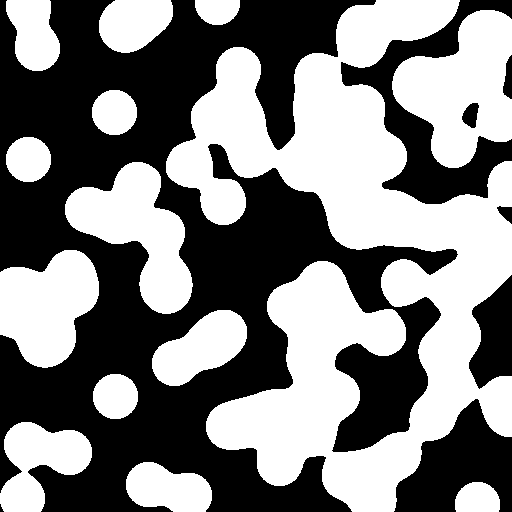
#> input picture skimage.data.binary_blobs(), 512 x 512 px; its folder holds only this picture in this run
$ python scoring.py
#> lines starting #> are read from the running program, lines starting #| are printed output that depends on the picture; after the words box and inside, x2 and y2 are one past the last pixel; in counts of white or black regions, pixels touching at a corner belong together
#!/usr/bin/env python3

"""
this module contains many functions and helper functions that aid in
interpreting the trace/colortrace of an NCS sample and comparing a
segmentation to them
"""

import numpy as np
from placenta import open_typefile, open_tracefile
from skimage.morphology import thin

import matplotlib as mpl
import matplotlib.pyplot as plt

import itertools
from collections import deque

# [163 lines left out: functions rgb_to_widths, merge_widths_from_traces, filter_widths, not called in this run]


TRACE_COLORS = {
    3: (255, 0, 111),
    5: (168, 0, 0),
    7: (168, 0, 255),
    9: (255, 0, 255),
    11: (0, 138, 255),
    13: (138, 255, 0),
    15: (255, 200, 0),
    17: (255, 138, 0),
    19: (255, 0, 21)
}


# [65 lines left out: functions widths_to_rgb, _hex_to_rgb, skeletonize_trace, not called in this run]

def precision(counts):

    return int(t[0]) / int(t[0] + t[2])


# [21 lines left out: function integrate_score, not called in this run]


def confusion(test, truth=None, bg_mask=None, colordict=None, tint_mask=True):
    """
    distinct coloration of false positives and negatives.

    colors output matrix with
        true_pos if test[-] == truth[-] == 1
        true_neg if test[-] == truth[-] == 0
        false_neg if test[-] == 0 and truth[-] == 1
        false_pos if test[-] == 1 and truth[-] == 0

    if colordict is supplied: you supply a dictionary of how to
    color the four cases. Spec given by the default below:

    if tint mask, then the mask is overlaid on the image, not replacing totally
    colordict = {
        'TN': (247, 247, 247), # true negative
        'TP': (0, 0, 0) # true positive
        'FN': (241, 163, 64), # false negative
        'FP': (153, 142, 195), # false positive
        'mask': (247, 200, 200) # mask color (not used in MCC calculation)
        }
    """

    if colordict is None:
#        colordict = {
#            'TN': (247, 247, 247),  # true negative# 'f7f7f7'
#            'TP': (0, 0, 0),  # true positive  # '000000'
#            'FN': (241, 163, 64),  # false negative # 'f1a340' orange
#            'FP': (153, 142, 195),  # false positive # '998ec4' purple
#            'mask': (247, 200, 200)  # mask color (not used in MCC calculation)
#            }
#
        #colordict = {
        #    'TN': (49,49,49),  # true negative# 'f7f7f7'
        #    'TP': (0, 0, 0),  # true positive  # '000000'
        #    'FN': (201,53,108),  # false negative # 'f1a340' orange
        #    'FP': (0,112,163),  # false positive # '998ec4' purple
        #    'mask': (247, 200, 200)  # mask color (not used in MCC calculation)
        #    }

        colordict = {
                     'TP': (0,0,0),
                     'TN': (226,226,226),
                     'FN': (201,152,152),
                     'FP': (30,69,230),
                     'mask': (209,209,209)
                     }
    #TODO: else check if mask is specified and add it as color of TN otherwise
    if truth is None:
        truth = np.zeros_like(test)

    true_neg_color = np.array(colordict['TN'], dtype='f')/255
    true_pos_color = np.array(colordict['TP'], dtype='f')/255
    false_neg_color = np.array(colordict['FN'], dtype='f') /255
    false_pos_color = np.array(colordict['FP'], dtype='f')/255
    mask_color = np.array(colordict['mask'], dtype='f') /255

    assert test.shape == truth.shape

    # convert to bool
    test, truth = test.astype('bool'), truth.astype('bool')

    # RGB array size of test and truth for output
    output = np.zeros((test.shape[0], test.shape[1], 3), dtype='f')

    # truth conditions
    true_pos = (test==truth & truth)
    true_neg = (test==truth & ~truth)
    false_neg = (truth & ~test)
    false_pos = (test & ~truth)

    output[true_pos,:] = true_pos_color
    output[true_neg,:] = true_neg_color
    output[false_pos,:] = false_pos_color
    output[false_neg,:] = false_neg_color

    # try to find a mask
    if bg_mask is None:
        try:
            bg_mask =  test.mask
        except AttributeError:
            # no mask is specified, we're done.
            return output

    # color the mask
    if tint_mask:
        output[bg_mask,:] += mask_color
        output[bg_mask,:] /= 2
    else:
        output[bg_mask,:] = mask_color

    return output

# [172 lines left out: functions binary_counts, compare_trace, mcc, mean_squared_error, chain_lengths, _longest_chain_1d and 1 more, not called in this run]


def _bunch_hists(H, bunches):

    return np.stack((np.sum(np.atleast_2d(H[b,:]), axis=0) for b in bunches))


# [215 lines left out: functions scale_to_width_plots, scale_to_argmax_plot, not called in this run]


if __name__ == "__main__":

    import matplotlib.pyplot as plt
    from skimage.data import binary_blobs

    A = binary_blobs()
#> A is the input picture: shape (512, 512) bool; 50% white; 14 white regions, largest, box (x1, y1, x2, y2) and area: (166, 0, 512, 512) 76920, (392, 10, 512, 168) 11525, (65, 162, 193, 314) 9293
    B = binary_blobs()
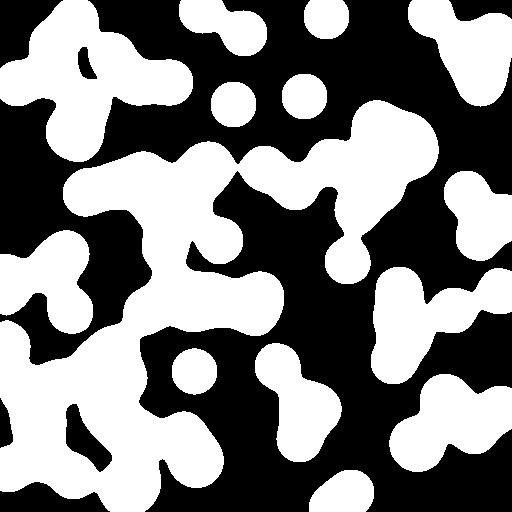
#> B: shape (512, 512) bool; 50% white; 14 white regions, largest, box (x1, y1, x2, y2) and area: (0, 100, 439, 512) 64204, (0, 0, 193, 162) 15293, (371, 267, 512, 384) 8948

    true_neg_color = np.array([247,247,247], dtype='f') # 'f7f7f7'
    true_pos_color = np.array([0, 0, 0] , dtype='f')  # '000000'
    false_neg_color = np.array([241,163,64], dtype='f')# 'f1a340'
    false_pos_color = np.array([153,142,195], dtype='f') # '998ec4'

    C = confusion(A,B)
#> in confusion, `true_pos = (test==truth & truth)`:
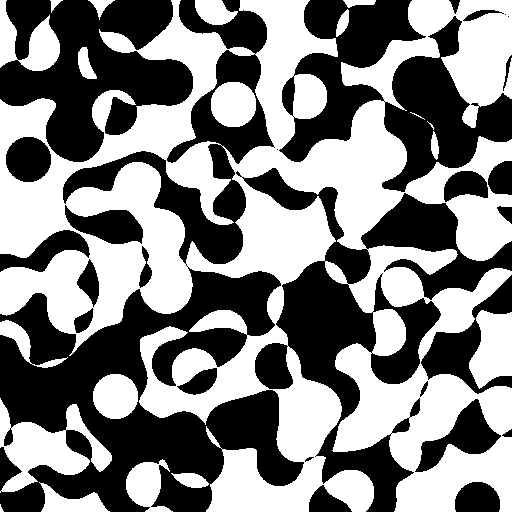
#> true_pos: shape (512, 512) bool; 50.7% white; 27 black regions (3 under 20 px), largest, box (x1, y1, x2, y2) and area: (0, 0, 304, 512) 50279, (236, 168, 512, 512) 25140, (279, 0, 512, 192) 19571
#> in confusion, `true_neg = (test==truth & ~truth)`: true_neg: shape (512, 512) bool; 50% white; 8 white regions (1 under 20 px), largest, box (x1, y1, x2, y2) and area: (0, 0, 458, 512) 109677, (341, 0, 512, 204) 9839, (394, 399, 512, 512) 7566
#> in confusion, `false_neg = (truth & ~test)`:
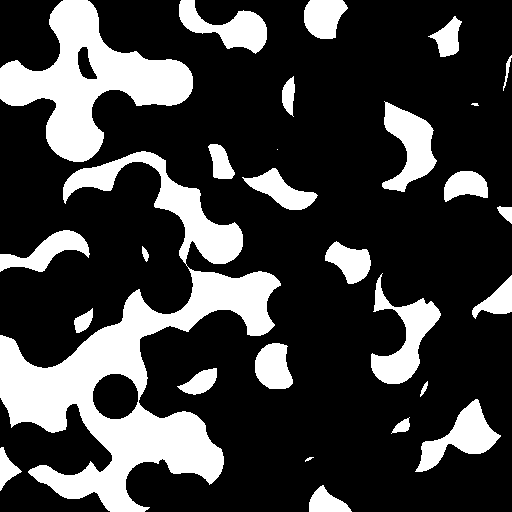
#> false_neg: shape (512, 512) bool; 24.6% white; 28 white regions (2 under 20 px), largest, box (x1, y1, x2, y2) and area: (0, 151, 281, 512) 29013, (0, 0, 193, 162) 12744, (371, 273, 441, 384) 2939
#> in confusion, `false_pos = (test & ~truth)`:
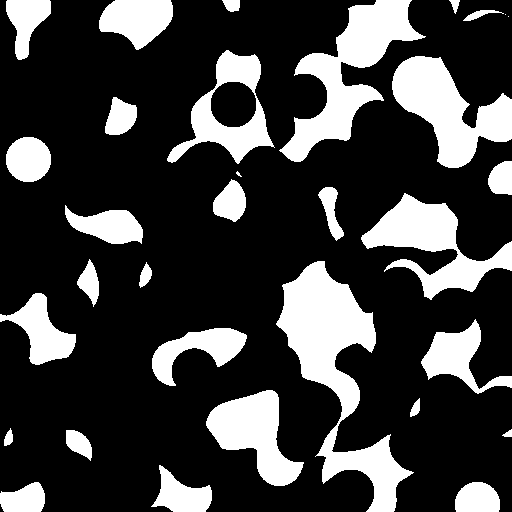
#> false_pos: shape (512, 512) bool; 24.6% white; 32 white regions (3 under 20 px), largest, box (x1, y1, x2, y2) and area: (276, 261, 414, 512) 11235, (279, 0, 426, 162) 7977, (392, 56, 512, 168) 6625
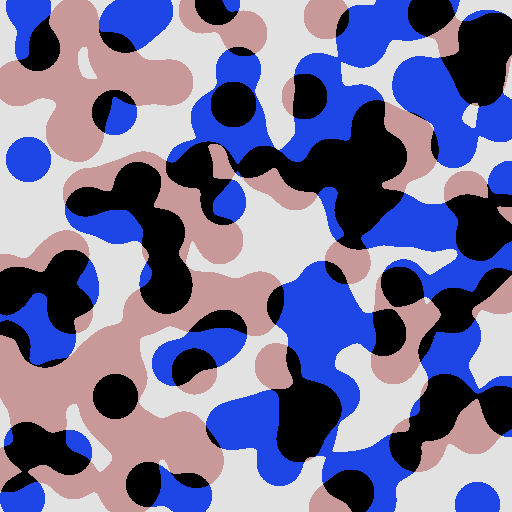
#> C: shape (512, 512, 3) float32; mean of channels 0, 1, 2 0.448, 0.438, 0.593; drawn as R, G, B

    fig, (ax0, ax1, ax2) = plt.subplots(nrows=1,
                                        ncols=3,
                                        figsize=(8, 2.5),
                                        sharex=True,
                                        sharey=True)

    ax0.imshow(A, cmap='gray')
    ax0.set_title('A')
    ax0.axis('off')
    ax0.set_adjustable('box-forced')

    ax1.imshow(B, cmap='gray')
    ax1.set_title('B')
    ax1.axis('off')
    ax1.set_adjustable('box-forced')

    ax2.imshow(C)
    ax2.set_title('confusion matrix of A and B')
    ax2.axis('off')
    ax2.set_adjustable('box-forced')

    fig.tight_layout()
